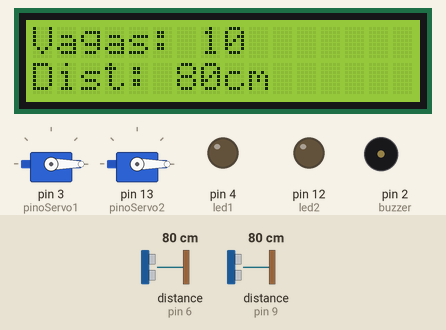
Simulated run of this sketch. Board: Arduino Uno, built with avr-gcc and run on an emulated ATmega328P. Parts: 2 × servo, 16×2 character LCD, output pins drawn as LEDs (lit = HIGH), buzzer (waves = sounding). Wiring (inferred from the names in the program): 2 × ultrasonic range finder: trigger pin 7, echo pin 6 / trigger pin 10, echo pin 9. Dashed ring = blinking. Inputs (shaded band) come from the test bench; at power-on: distance to the obstacle (sensors on pin 6, pin 9) 80 cm. The echo pulse lasts 58.3 µs per cm; pins used as bus, display or sensor lines are not drawn.

Above: at 3.2 s.
3.3 s: distance to the obstacle (sensor on pin 6) set to 56 cm
At 4.8 s:
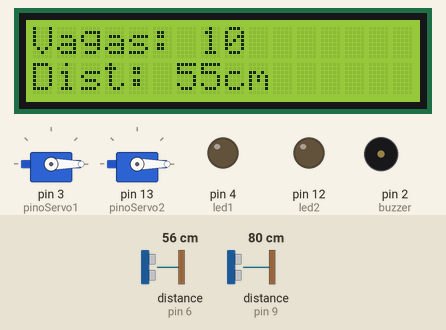
5.1 s: distance to the obstacle (sensor on pin 6) set to 47 cm
At 5.5 s:
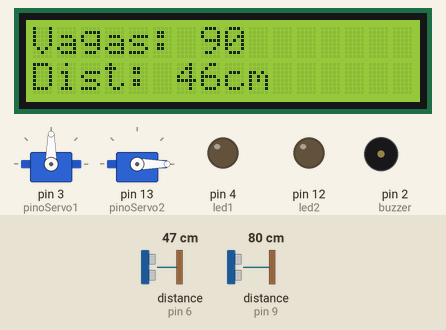
6.6 s: distance to the obstacle (sensor on pin 9) set to 55 cm
At 8.8 s:
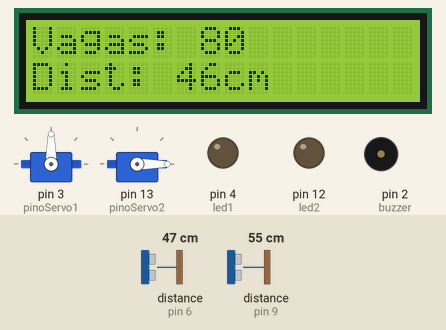
9.6 s: distance to the obstacle (sensor on pin 9) set to 46 cm
At 10.3 s:
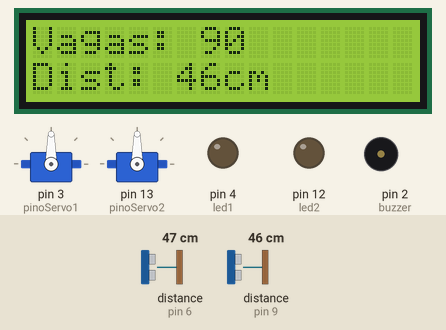
12.6 s: distance to the obstacle (sensor on pin 6) set to 2 cm
At 13.1 s:
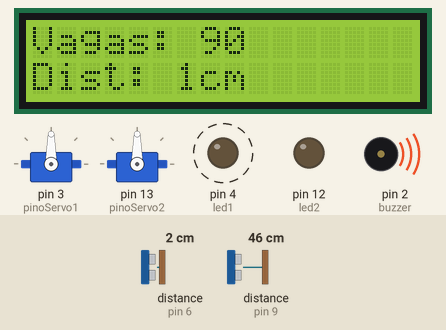
14.1 s: distance to the obstacle (sensor on pin 6) set to 18 cm
At 14.37 s:
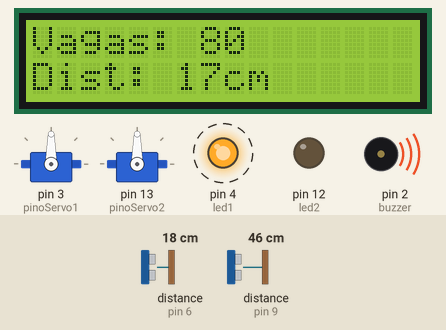
Timing chart, 0 to 20.1 s (numbered marks = the images above; inputs shaded):
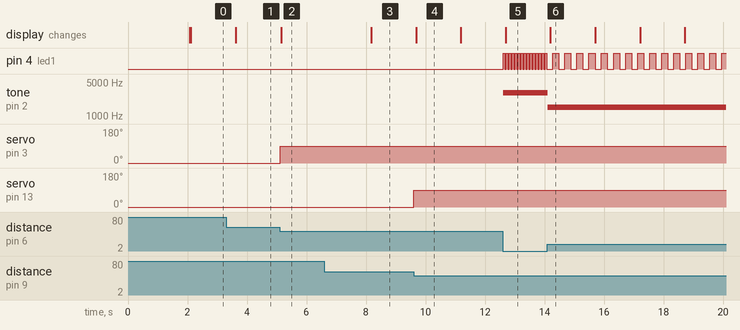

Measured:
- the behaviour switches between 51 and 50 cm on distance to the obstacle (sensor on pin 6) (found by bisection; images 1 and 2)
- the behaviour switches between 51 and 50 cm on distance to the obstacle (sensor on pin 9) (found by bisection; images 3 and 4)
- after the input at 3.3 s, the display: changes after 0.33 s (image 1)
- after the input at 5.1 s, servo on pin 3 (pinoServo1): 0° → 90° at once; the display: changes after 0.05 s (image 2)
- after the input at 6.6 s, servo on pin 3 (pinoServo1): stays 90° (without the input it goes to 0° after 1.5 s)
- after the input at 9.6 s, servo on pin 13 (pinoServo2): 0° → 90° at once; the display: changes after 0.09 s (image 4)
- after the input at 12.6 s, pin 4 (led1): alternates HIGH for 0.05 s and LOW for 0.05 s, starting at once; tone on pin 2 (buzzer): silent → 3000 Hz at once; the display: changes after 0.09 s (image 5)
- after the input at 14.1 s, pin 4 (led1): alternates HIGH for 0.20 s and LOW for 0.20 s, starting after 0.18 s; tone on pin 2 (buzzer): 3000 Hz → 1500 Hz at once; the display: changes after 0.10 s (image 6)

The sketch:

park_asssitente1.ino
```cpp
#include <Servo.h>
#include <Adafruit_LiquidCrystal.h>

Adafruit_LiquidCrystal lcd_1(0);

int pinoServo1 = 3;
int pinoServo2 = 13;
Servo servo1;
Servo servo2;

int led1 = 4;
int led2 = 12;
int trig1 = 7;
int echo1 = 6;
int trig2 = 10;
int echo2 = 9;
int buzzer = 2;

int distanciaEntrada;
int distanciaSaida;
int VagasDisponiveis = 10;

unsigned long tempoAberturaEntrada = 0;
unsigned long tempoAberturaSaida = 0;
unsigned long TEMPO_ABERTURA = 3000;

bool cancelaAbertaEntrada = false;
bool cancelaAbertaSaida = false;
bool carroEntradaProcessado = false;
bool carroSaidaProcessado = false;

// Alerta de proximidade
unsigned long tempoAlertaAnterior = 0;
bool estadoAlerta = false;

// LCD
unsigned long tempoLCDAnterior = 0;
unsigned long intervaloLCD = 500;

void setup() {
  servo1.attach(pinoServo1, 500, 2500);
  servo2.attach(pinoServo2, 500, 2500);
  servo1.write(0);
  servo2.write(0);

  pinMode(led1, OUTPUT);
  pinMode(led2, OUTPUT);
  digitalWrite(led1, LOW);
  digitalWrite(led2, LOW);

  pinMode(trig1, OUTPUT);
  pinMode(echo1, INPUT);
  pinMode(trig2, OUTPUT);
  pinMode(echo2, INPUT);

  pinMode(buzzer, OUTPUT);

  lcd_1.begin(16, 2);
  lcd_1.print("Sistema iniciado");
  delay(2000);
  lcd_1.clear();

  Serial.begin(9600);
}

long medirDistancia(int trigPin, int echoPin) {
  digitalWrite(trigPin, LOW);
  delayMicroseconds(2);
  digitalWrite(trigPin, HIGH);
  delayMicroseconds(10);
  digitalWrite(trigPin, LOW);
  long duracao = pulseIn(echoPin, HIGH);
  return duracao / 58;
}

void controlarEntrada() {
  if (distanciaEntrada < 50 && !cancelaAbertaEntrada && !carroEntradaProcessado) {
    servo1.write(90);
    tempoAberturaEntrada = millis();
    cancelaAbertaEntrada = true;
    VagasDisponiveis--;
    carroEntradaProcessado = true;
  }
  if (cancelaAbertaEntrada && millis() - tempoAberturaEntrada >= TEMPO_ABERTURA) {
    servo1.write(0);
    cancelaAbertaEntrada = false;
    carroEntradaProcessado = false;
  }
}

void controlarSaida() {
  if (distanciaSaida < 50 && !cancelaAbertaSaida && !carroSaidaProcessado) {
    servo2.write(90);
    tempoAberturaSaida = millis();
    cancelaAbertaSaida = true;
    VagasDisponiveis++;
    carroSaidaProcessado = true;
  }
  if (cancelaAbertaSaida && millis() - tempoAberturaSaida >= TEMPO_ABERTURA) {
    servo2.write(0);
    cancelaAbertaSaida = false;
    carroSaidaProcessado = false;
  }
}

void alertaProximidade() {
  unsigned long agora = millis();
  int intervaloAlerta = 0;

  if (distanciaEntrada < 10) {
    intervaloAlerta = 50;
    tone(buzzer, 3000);
  } else if (distanciaEntrada < 20) {
    intervaloAlerta = 200;
    tone(buzzer, 1500);
  } else {
    digitalWrite(led1, LOW);
    noTone(buzzer);
    return;
  }

  if (agora - tempoAlertaAnterior >= intervaloAlerta) {
    tempoAlertaAnterior = agora;
    estadoAlerta = !estadoAlerta;
    digitalWrite(led1, estadoAlerta ? HIGH : LOW);
  }
}

void atualizarLCD() {
  if (millis() - tempoLCDAnterior >= intervaloLCD) {
    tempoLCDAnterior = millis();
    lcd_1.setCursor(0, 0);
    lcd_1.print("Vagas: ");
    lcd_1.print(VagasDisponiveis);
    lcd_1.setCursor(0, 1);
    lcd_1.print("Dist: ");
    lcd_1.print(distanciaEntrada);
    lcd_1.print("cm   ");
  }
}

void loop() {
  distanciaEntrada = medirDistancia(trig1, echo1);
  distanciaSaida = medirDistancia(trig2, echo2);

  controlarEntrada();
  controlarSaida();
  alertaProximidade();
  atualizarLCD();
}
```
